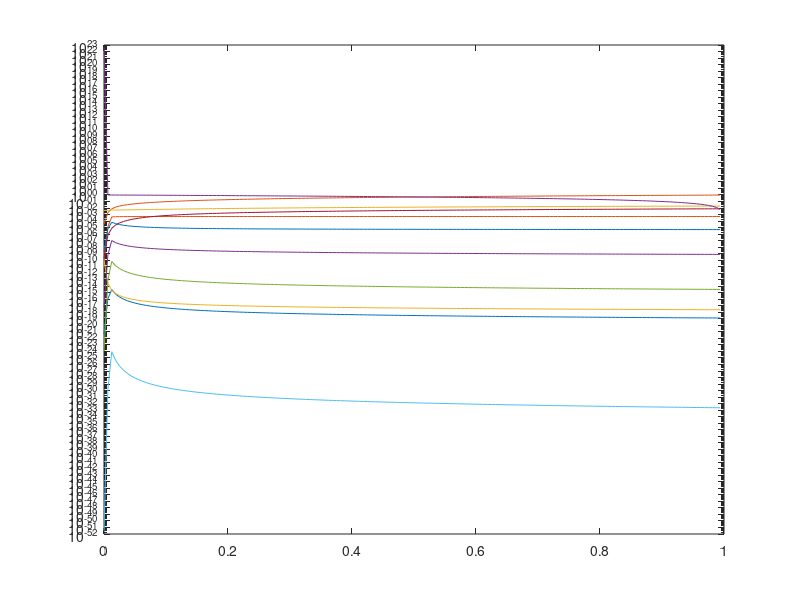

The MATLAB source for this figure: (Note: this script raises an error after producing the figure.)



f_1  = 1E-25 : 0.00625: 0.99999999;

a=[4.41560981524573E-22,1.22524694345152E-16,3.07973962536171E-15,6.26451164025385E-16,2.244246561111E-16,1.07127224880948E-16,6.05577032749261E-17,3.82732806724257E-17,2.61754988887724E-17,1.89799473069082E-17,1.43935056651854E-17,1.13071832045434E-17,9.13778041611726E-18,7.55738960320246E-18,6.37127564535699E-18,5.4583931083639E-18,4.74053751610844E-18,4.16548021949235E-18,3.6973234575995E-18,3.31076559616076E-18,2.98757336695684E-18,2.71434573158122E-18,2.48105823199725E-18,2.28009259092905E-18,2.10557160090448E-18,1.95291802011178E-18,1.81850178768228E-18,1.69942753650138E-18,1.59335931182734E-18,1.49839521998782E-18,1.41297367773117E-18,1.33580248548454E-18,1.26580459148489E-18,1.20207620610467E-18,1.1438541532757E-18,1.09049020135085E-18,1.04143071758269E-18,9.96200419376714E-19,9.54389304688658E-19,9.15642068774635E-19,8.79649480065699E-19,8.46141310231772E-19,8.14880505820526E-19,7.85658357408297E-19,7.58290475393795E-19,7.32613421467022E-19,7.08481876036441E-19,6.8576624590269E-19,6.6435063543555E-19,6.44131119087281E-19,6.25014265014671E-19,6.06915868693465E-19,5.89759862896132E-19,5.73477376397881E-19,5.58005918492322E-19,5.43288670384066E-19,5.2927386763399E-19,5.1591426045324E-19,5.03166640752486E-19,4.90991426624167E-19,4.79352296356896E-19,4.68215865319002E-19,4.57551400006086E-19,4.47330564430092E-19,4.37527194699205E-19,4.28117098234052E-19,4.19077874569179E-19,4.10388755110884E-19,4.02030459571804E-19,3.93985067111849E-19,3.86235900480604E-19,3.78767421661895E-19,3.71565137730395E-19,3.64615515779072E-19,3.57905905931334E-19,3.51424471550643E-19,3.45160125897252E-19,3.39102474542245E-19,3.33241762950832E-19,3.27568828700075E-19,3.22075057868258E-19,3.16752345184661E-19,3.11593057557979E-19,3.06590000670727E-19,3.01736388335718E-19,2.97025814361143E-19,2.92452226681228E-19,2.88009903556172E-19,2.8369343164119E-19,2.79497685764071E-19,2.75417810254869E-19,2.71449201696522E-19,2.67587492968893E-19,2.63828538473757E-19,2.60168400449872E-19,2.56603336273307E-19,2.53129786672722E-19,2.49744364779699E-19,2.46443845944828E-19,2.43225158262378E-19,2.4008537374426E-19,2.37021700092139E-19,2.34031473024943E-19,2.31112149113187E-19,2.28261299086709E-19,2.25476601577833E-19,2.22755837266842E-19,2.20096883402463E-19,2.17497708666906E-19,2.14956368363674E-19,2.12470999902127E-19,2.10039818559742E-19,2.07661113501918E-19,2.05333244040418E-19,2.03054636116289E-19,2.00823778988707E-19,1.98639222119267E-19,1.96499572236096E-19,1.94403490566285E-19,1.92349690226911E-19,1.90336933761979E-19,1.88364030818307E-19,1.86429835949863E-19,1.84533246541955E-19,1.82673200850301E-19,1.80848676143659E-19,1.7905868694855E-19,1.77302283384618E-19,1.75578549589939E-19,1.73886602226754E-19,1.72225589065941E-19,1.70594687643355E-19,1.68993103985037E-19,1.67420071396772E-19,1.65874849314362E-19,1.64356722211118E-19,1.6286499855924E-19,1.61399009842191E-19,1.59958109614853E-19,1.58541672609235E-19,1.57149093882729E-19,1.55779788007245E-19,1.54433188296151E-19,1.53108746067482E-19,1.51805929941774E-19,1.50524225171413E-19,1.49263133001753E-19,1.48022170060403E-19,1.46800867774378E-19,1.45598771813662E-19,1.44415441558742E-19,1.43250449592698E-19,1.4210338121449E-19,1.40973833974351E-19,1.39861417228683E-19,1.38765751714225E-19,1.37686469140587E-19,1.36623211799798E-19,1.35575632192445E-19,1.34543392669199E-19];
b=[5.71229509322657E-11,1.40455169940814E-05,0.000428088696089213,0.000461236848396677,0.000472402481895305,0.000478422418051429,0.000482144090428849,0.000484646871582213,0.000486429281217985,0.00048775288798765,0.000488767747425112,0.000489565830459865,0.000490206464891992,0.000490729517404975,0.000491162690584552,0.000491525782997299,0.000491833287546386,0.000492096035528652,0.000492322269928284,0.000492518365300112,0.000492689322169899,0.000492839113752665,0.00049297093367982,0.000493087375988758,0.000493190573158176,0.000493282273259692,0.000493363950272198,0.000493436836801486,0.000493501975396517,0.00049356025343876,0.000493612430678902,0.00049365916115515,0.00049370101077845,0.000493738471546329,0.00049377197310959,0.000493801892250128,0.000493828560689959,0.000493852271566741,0.000493873284830706,0.000493891831764595,0.000493908118792035,0.000493922330694242,0.000493934633347097,0.000493945176052575,0.000493954093535818,0.000493961507664046,0.000493967528926603,0.000493972257718094,0.000493975785451759,0.000493978195530389,0.000493979564193794,0.000493979961262288,0.000493979450789243,0.000493978091637166,0.000493975937985479,0.000493973039780228,0.000493969443134285,0.000493965190682286,0.000493960321897369,0.000493954873374174,0.000493948879082252,0.000493942370593298,0.00049393537728543,0.000493927926526455,0.000493920043840469,0.000493911753056832,0.000493903076446073,0.000493894034842778,0.000493884647756544,0.00049387493347381,0.00049386490914989,0.000493854590892927,0.000493843993840977,0.000493833132231663,0.000493822019466896,0.000493810668171558,0.000493799090247199,0.000493787296922059,0.000493775298796409,0.000493763105884622,0.000493750727653776,0.000493738173059579,0.000493725450579079,0.000493712568241272,0.000493699533655341,0.000493686354036736,0.000493673036231427,0.000493659586738281,0.000493646011730177,0.000493632317073058,0.000493618508344394,0.000493604590849682,0.000493590569638286,0.000493576449517923,0.000493562235068444,0.000493547930654426,0.000493533540437209,0.000493519068385994,0.000493504518288148,0.000493489893759135,0.000493475198251625,0.000493460435063969,0.00049344560734843,0.000493430718118579,0.000493415770256585,0.000493400766519638,0.000493385709546523,0.000493370601863364,0.000493355445889217,0.000493340243941398,0.000493324998240356,0.000493309710914394,0.000493294384004022,0.000493279019466275,0.000493263619178405,0.000493248184941817,0.000493232718485466,0.000493217221469267,0.000493201695487193,0.000493186142070254,0.00049317056268935,0.000493154958757977,0.000493139331634722,0.000493123682625714,0.000493108012986841,0.000493092323926052,0.000493076616605316,0.000493060892142617,0.0004930451516138,0.000493029396054444,0.00049301362646139,0.00049299784379448,0.000492982048978015,0.000492966242902258,0.000492950426424791,0.000492934600371866,0.000492918765539619,0.000492902922695331,0.000492887072578552,0.000492871215902177,0.000492855353353514,0.000492839485595302,0.000492823613266598,0.000492807736983789,0.000492791857341368,0.00049277597491284,0.000492760090251457,0.000492744203891028,0.000492728316346634,0.000492712428115327,0.000492696539676773,0.000492680651493968,0.000492664764013742,0.000492648877667458,0.000492632992871505,0.000492617110027831,0.00049260122952454,0.000492585351736304,0.000492569477024884,0.000492553605739573];
c=[9.62284704684679E-11,2.65759877457113E-14,2.3952726525157E-15,7.50038324196205E-16,3.66455676827796E-16,2.20077263124338E-16,1.48913624886341E-16,1.08914878411768E-16,8.41319589019741E-17,6.76582620731632E-17,5.61088848848514E-17,4.76663748364119E-17,4.12837432243846E-17,3.63230466217242E-17,3.23773330393356E-17,2.91768747308381E-17,2.65369986742064E-17,2.43276895503476E-17,2.2455167112752E-17,2.08503341289571E-17,1.94613137849965E-17,1.82485006637943E-17,1.71812011720825E-17,1.62353047888711E-17,1.53916184697593E-17,1.46347721701839E-17,1.39522175792135E-17,1.33336887292647E-17,1.27706966916613E-17,1.22561664450381E-17,1.1784158248914E-17,1.13496516640675E-17,1.09483765306377E-17,1.05766795220279E-17,1.02314179109378E-17,9.90987434321234E-18,9.60968796849113E-18,9.32879840834985E-18,9.06539987687806E-18,8.81790338670202E-18,8.58490543853103E-18,8.3651619409951E-18,8.15756637781691E-18,7.96113144057447E-18,7.77497350725329E-18,7.59829946772169E-18,7.43039549525233E-18,7.27061743841959E-18,7.11838256918024E-18,6.97316246939388E-18,6.83447687837314E-18,6.70188835375209E-18,6.57499762359231E-18,6.45343952826278E-18,6.33687946672458E-18,6.22501027612603E-18,6.11754948442922E-18,6.01423688536762E-18,5.91483239257135E-18,5.81911413630909E-18,5.72687677145199E-18,5.63792997005011E-18,5.55209707535499E-18,5.46921389769442E-18,5.38912763503737E-18,5.31169590350548E-18,5.23678586500401E-18,5.16427344088785E-18,5.09404260192281E-18,5.02598472604364E-18,4.95999801656621E-18,4.89598697424753E-18,4.83386191754055E-18,4.7735385459712E-18,4.71493754223681E-18,4.65798420899056E-18,4.60260813697012E-18,4.54874290125015E-18,4.49632578296709E-18,4.44529751399381E-18,4.39560204243124E-18,4.34718631699565E-18,4.30000008844909E-18,4.25399572664178E-18,4.20912805166824E-18,4.16535417794956E-18,4.12263337002015E-18,4.08092690912138E-18,4.04019796955951E-18,4.00041150408039E-18,3.96153413744849E-18,3.92353406761474E-18,3.88638097380066E-18,3.85004593093171E-18,3.81450132999693E-18,3.77972080374181E-18,3.74567915738212E-18,3.71235230390791E-18,3.67971720360982E-18,3.64775180754707E-18,3.61643500463629E-18,3.58574657209043E-18,3.55566712899587E-18,3.52617809274729E-18,3.49726163818055E-18,3.46890065919586E-18,3.44107873268022E-18,3.41378008460289E-18,3.38698955809662E-18,3.36069258342308E-18,3.3348751496669E-18,3.30952377806087E-18,3.28462549682986E-18,3.26016781744032E-18,3.2361387121937E-18,3.21252659303565E-18,3.18932029154688E-18,3.16650904000962E-18,3.14408245348984E-18,3.12203051288509E-18,3.1003435488539E-18,3.07901222659938E-18,3.05802753143925E-18,3.03738075510894E-18,3.01706348278384E-18,2.99706758073071E-18,2.97738518460896E-18,2.95800868832438E-18,2.93893073345839E-18,2.9201441991932E-18,2.90164219274277E-18,2.88341804023253E-18,2.86546527802039E-18,2.84777764442688E-18,2.83034907185456E-18,2.81317367927451E-18,2.79624576506034E-18,2.77955980015185E-18,2.76311042152798E-18,2.74689242597735E-18,2.73090076414493E-18,2.71513053484862E-18,2.6995769796427E-18,2.68423547761951E-18,2.66910154044359E-18,2.65417080758915E-18,2.63943904179534E-18,2.62490212470435E-18,2.61055605268782E-18,2.59639693285225E-18,2.58242097920182E-18,2.56862450897174E-18,2.55500393910077E-18,2.54155578285728E-18,2.52827664659605E-18,2.51516322664731E-18,2.50221230633189E-18,2.48942075309315E-18,2.47678551574308E-18,2.46430362181376E-18];
d=[5.06957011499489E-18,6.56620893405237E-10,1.00335799342179E-07,4.87565267622405E-08,2.98890842402371E-08,2.09134943491994E-08,1.5846257179991E-08,1.2663052664387E-08,1.05107171256588E-08,8.97454635220781E-09,7.83160880416673E-09,6.95269962363841E-09,6.25841772900872E-09,5.69761686374163E-09,5.23604923200672E-09,4.85002372334127E-09,4.52269047982296E-09,4.24177432201126E-09,3.99814332514829E-09,3.78487726069895E-09,3.5966451676387E-09,3.42927966407269E-09,3.27947969567738E-09,3.14459905666637E-09,3.02249038750523E-09,2.91140530788259E-09,2.80989074038263E-09,2.71673981600212E-09,2.63093980110218E-09,2.55163483354877E-09,2.47809686346513E-09,2.40970278039326E-09,2.34591625191842E-09,2.28627318635792E-09,2.2303700074482E-09,2.17785412979666E-09,2.12841617023065E-09,2.08178353856223E-09,2.03771513225462E-09,1.99599692023121E-09,1.95643824752856E-09,1.91886872742149E-09,1.88313561558306E-09,1.84910158120358E-09,1.81664280721802E-09,1.78564736435463E-09,1.75601381418828E-09,1.72765000448225E-09,1.70047202678587E-09,1.67440331126715E-09,1.64937383830364E-09,1.62531944960011E-09,1.60218124448701E-09,1.57990504942515E-09,1.55844095050879E-09,1.5377428804629E-09,1.5177682528489E-09,1.49847763730655E-09,1.47983447055502E-09,1.46180479865689E-09,1.44435704664889E-09,1.42746181223276E-09,1.41109168061197E-09,1.39522105801187E-09,1.37982602171451E-09,1.3648841847137E-09,1.35037457336262E-09,1.33627751658167E-09,1.32257454536312E-09,1.30924830147519E-09,1.29628245440198E-09,1.28366162565052E-09,1.27137131968599E-09,1.25939786081462E-09,1.24772833544146E-09,1.23635053914886E-09,1.22525292815883E-09,1.21442457474208E-09,1.2038551262134E-09,1.19353476717183E-09,1.18345418469483E-09,1.17360453622797E-09,1.16397741990458E-09,1.1545648471107E-09,1.14535921707936E-09,1.13635329335396E-09,1.12754018194541E-09,1.11891331106456E-09,1.11046641227775E-09,1.1021935029816E-09,1.09408887008422E-09,1.08614705480347E-09,1.07836283848823E-09,1.07073122937804E-09,1.06324745024866E-09,1.0559069268475E-09,1.04870527708367E-09,1.04163830090538E-09,1.03470197081101E-09,1.02789242295681E-09,1.0212059488111E-09,1.01463898731552E-09,1.00818811752619E-09,1.00185005168739E-09,9.95621628720062E-10,9.89499808090307E-10,9.8348166403235E-10,9.77564380105612E-10,9.71745244058025E-10,9.66021642982217E-10,9.60391058738526E-10,9.54851063632656E-10,9.49399316329771E-10,9.44033557988396E-10,9.38751608604427E-10,9.33551363546374E-10,9.2843079027652E-10,9.23387925241851E-10,9.18420870924842E-10,9.13527793048037E-10,9.08706917917782E-10,9.03956529904654E-10,8.99274969048764E-10,8.94660628781887E-10,8.9011195376558E-10,8.85627437829228E-10,8.81205622013624E-10,8.76845092702189E-10,8.72544479846435E-10,8.6830245527078E-10,8.64117731059402E-10,8.59989058016244E-10,8.55915224196449E-10,8.51895053504749E-10,8.47927404357153E-10,8.4401116840289E-10,8.40145269303036E-10,8.36328661563624E-10,8.32560329419244E-10,8.28839285765838E-10,8.25164571139005E-10,8.2153525273722E-10,8.17950423485367E-10,8.14409201138387E-10,8.10910727423233E-10,8.07454167214578E-10,8.04038707747207E-10,8.00663557858624E-10,7.97327947263261E-10,7.9403112585688E-10,7.90772363046808E-10,7.87550947111876E-10,7.84366184584465E-10,7.81217399659752E-10,7.78103933626102E-10,7.750251443181E-10,7.7198040559137E-10,7.68969106816545E-10,7.65990652393133E-10,7.6304446128097E-10];
e=[1.23416505006684E-24,8.42041073376613E-14,6.45089064701667E-11,1.4137842376268E-11,5.18745876899139E-12,2.50774455039022E-12,1.42862472641981E-12,9.07596939653E-13,6.22997919908504E-13,4.52967216171672E-13,3.44223916890016E-13,2.70855367332781E-13,2.19175330916517E-13,1.81462091541317E-13,1.53117095853602E-13,1.31275303945152E-13,1.1408207857659E-13,1.00296750265577E-13,8.90653638273054E-14,7.9785281522047E-14,7.20217464252184E-14,6.54549130954454E-14,5.98453194810521E-14,5.5010841209089E-14,5.08108780775113E-14,4.71358605648039E-14,4.38988419712112E-14,4.10304365613241E-14,3.8474637532105E-14,3.61858248171397E-14,3.41265258409232E-14,3.22657204659386E-14,3.05775441493096E-14,2.90402859195154E-14,2.76356069761682E-14,2.63479260733569E-14,2.51639321773712E-14,2.40721951110879E-14,2.30628522681582E-14,2.21273548429047E-14,2.12582609729586E-14,2.04490661105168E-14,1.96940631440317E-14,1.89882264290633E-14,1.83271151592249E-14,1.77067924619999E-14,1.71237573514907E-14,1.65748872449168E-14,1.60573892033941E-14,1.55687584066491E-14,1.51067426571652E-14,1.46693119276054E-14,1.42546321446571E-14,1.38610425462245E-14,1.34870360618079E-14,1.31312422616156E-14,1.27924124944728E-14,1.246940689737E-14,1.2161183010231E-14,1.18667857719365E-14,1.15853387077633E-14,1.13160361481137E-14,1.10581363414133E-14,1.08109553452334E-14,1.05738615958933E-14,1.03462710710007E-14,1.01276429716216E-14,9.9174758608136E-15,9.71530420368207E-15,9.52069526158823E-15,9.33324629945219E-15,9.1525820700889E-15,8.97835254453508E-15,8.81023086087556E-15,8.64791146786555E-15,8.49110844195776E-15,8.33955395968026E-15,8.1929969087687E-15,8.05120162386799E-15,7.91394673394096E-15,7.78102411022885E-15,7.6522379048661E-15,7.52740367093934E-15,7.4063475564733E-15,7.2889055650127E-15,7.17492287669342E-15,7.06425322394868E-15,6.95675831711738E-15,6.8523073151361E-15,6.75077633743133E-15,6.65204801326154E-15,6.55601106532553E-15,6.46255992457993E-15,6.37159437354332E-15,6.28301921590406E-15,6.19674396989661E-15,6.11268258375878E-15,6.03075317133676E-15,5.9508777661687E-15,5.87298209267182E-15,5.79699535299734E-15,5.72285002832118E-15,5.65048169354345E-15,5.57982884421733E-15,5.51083273490951E-15,5.44343722806697E-15,5.37758865260183E-15,5.31323567152498E-15,5.25032915790001E-15,5.18882207859122E-15,5.12866938517469E-15,5.06982791155629E-15,5.01225627780738E-15,4.95591479976523E-15,4.90076540405042E-15,4.84677154806181E-15,4.7938981446883E-15,4.74211149136555E-15,4.69137920319671E-15,4.64167014990408E-15,4.59295439630566E-15,4.54520314614765E-15,4.49838868903935E-15,4.45248435028397E-15,4.40746444348354E-15,4.36330422564756E-15,4.31997985476583E-15,4.27746834957242E-15,4.23574755148216E-15,4.19479608847149E-15,4.15459334085933E-15,4.11511940882705E-15,4.07635508160081E-15,4.03828180818971E-15,4.0008816695904E-15,3.96413735237499E-15,3.92803212358054E-15,3.89254980683161E-15,3.85767475961702E-15,3.82339185166745E-15,3.78968644436169E-15,3.75654437112088E-15,3.72395191871567E-15,3.69189580945148E-15,3.66036318418888E-15,3.62934158612732E-15,3.59881894535545E-15,3.56878356408332E-15,3.53922410254765E-15,3.51012956555551E-15,3.48148928960755E-15,3.45329293061534E-15,3.4255304521298E-15,3.39819211410586E-15,3.37126846213701E-15,3.34475031715646E-15,3.3186287655828E-15,3.29289514987586E-15,3.26754105949471E-15,3.24255832222707E-15];
fvar=[3.33382226668803E-52,1.55189562248025E-30,9.10825782662013E-25,4.37484052553917E-26,5.88986406294717E-27,1.37645667546324E-27,4.46716795092463E-28,1.80294301912029E-28,8.49511278160605E-29,4.4908598022667E-29,2.59345095782936E-29,1.60572381247953E-29,1.05142741725959E-29,7.20722001963891E-30,5.13148805573125E-30,3.77191607127661E-30,2.84859564884188E-30,2.20175848612473E-30,1.73625555544398E-30,1.39328999746969E-30,1.13533297568303E-30,9.37735714655193E-31,7.83892185905275E-31,6.62357606215819E-31,5.65079244708608E-31,4.86293916518478E-31,4.21795637424968E-31,3.68475173006047E-31,3.24000014637074E-31,2.86597837027634E-31,2.5490603190937E-31,2.27865559769061E-31,2.04645010051366E-31,1.84585563463254E-31,1.67160619149421E-31,1.51945844828037E-31,1.38596724857887E-31,1.2683156325016E-31,1.16418497477813E-31,1.07165490620722E-31,9.89125559248862E-32,9.15256693517069E-32,8.48919691948616E-32,7.89159446521023E-32,7.3516390042964E-32,6.8623955897336E-32,6.41791684802727E-32,6.01308192737932E-32,5.64346484226509E-32,5.30522630699474E-32,4.99502444425003E-32,4.7099407377238E-32,4.4474183586309E-32,4.20521058477973E-32,3.98133748778669E-32,3.77404942464173E-32,3.58179615168558E-32,3.40320060334286E-32,3.23703655586807E-32,3.08220953890283E-32,2.93774047152244E-32,2.8027515920078E-32,2.676454324588E-32,2.55813878756773E-32,2.44716469635233E-32,2.34295345541099E-32,2.24498126663453E-32,2.15277310895584E-32,2.06589746674776E-32,1.98396170345294E-32,1.9066079926398E-32,1.83350973165961E-32,1.76436837426587E-32,1.6989106276353E-32,1.63688596717572E-32,1.5780644288413E-32,1.52223464456038E-32,1.46920209082302E-32,1.41878752469535E-32,1.37082558483512E-32,1.32516353811572E-32,1.28166015497483E-32,1.24018469862355E-32,1.20061601536049E-32,1.16284171461071E-32,1.12675742885697E-32,1.09226614469701E-32,1.05927759747513E-32,1.02770772264942E-32,9.97478157996448E-33,9.68515791357243E-33,9.40752349292108E-33,9.14124022479049E-33,8.88571124168745E-33,8.64037778493428E-33,8.4047163561855E-33,8.17823611222717E-33,7.96047647946161E-33,7.75100496722637E-33,7.54941516164675E-33,7.35532488311828E-33,7.16837449245031E-33,6.98822533245403E-33,6.81455829246888E-33,6.64707248526609E-33,6.48548402630927E-33,6.32952490647469E-33,6.1789419503133E-33,6.03349585241563E-33,5.89296028547737E-33,5.75712107391524E-33,5.62577542773847E-33,5.49873123170383E-33,5.37580638523031E-33,5.25682818910831E-33,5.14163277513092E-33,5.03006457543058E-33,4.92197582830164E-33,4.8172261177053E-33,4.71568194394638E-33,4.61721632303888E-33,4.52170841272159E-33,4.42904316305614E-33,4.33911098977254E-33,4.25180746881322E-33,4.16703305034443E-33,4.08469279105657E-33,4.00469610321193E-33,3.92695651947233E-33,3.85139147221411E-33,3.77792208645636E-33,3.70647298537182E-33,3.63697210756534E-33,3.56935053530267E-33,3.50354233295208E-33,3.43948439495758E-33,3.37711630270598E-33,3.31638018971091E-33,3.25722061455355E-33,3.19958444109586E-33,3.14342072547914E-33,3.08868060950073E-33,3.03531721992934E-33,2.98328557340959E-33,2.93254248661313E-33,2.88304649126707E-33,2.83475775382986E-33,2.7876379994594E-33,2.74165044005586E-33,2.69675970613373E-33,2.65293178225384E-33,2.61013394587225E-33,2.56833470932323E-33,2.52750376483051E-33,2.48761193231098E-33,2.44863110983968E-33,2.4105342266249E-33,2.37329519833178E-33,2.33688888463904E-33,2.30129104888731E-33];
g=[1.93798807214823E-10,7.01722283112708E-07,7.78573695036736E-06,2.48640132047672E-05,0.000050890091151895,8.47382529760002E-05,0.000125233421798239,0.000171225116979803,0.000221663242366966,0.000275634670851131,0.000332370939739187,0.000391239377042999,0.00045172654755494,0.000513419565024655,0.000575988231465483,0.000639169306820417,0.000702753277635063,0.000766573527597051,0.000830497617909305,0.000894420333101331,0.00095825816298554,0.00102194493347588,0.00108542834753593,0.00114866724335717,0.00121163104669834,0.00127429129610165,0.00133663073206941,0.00139863492957993,0.00146029329856944,0.00152159836279361,0.00158254517658184,0.0016431308509615,0.00170335416805487,0.0017632152660063,0.00182271538111638,0.00188185663622156,0.00194064186662911,0.0019990744767519,0.00205715832177038,0.00211489760990348,0.00217229682148799,0.00222936064220144,0.00228609390756642,0.00234250155723471,0.00239858859705416,0.00245436006781761,0.00250982101946144,0.00256497648994026,0.0026198314877931,0.00267439097808901,0.00272865987094173,0.00278264301231685,0.00283634517676173,0.00288977106165215,0.00294292528283408,0.0029958123713334,0.00304843677102448,0.00310080283705952,0.00315291483496943,0.00320477694027917,0.00325639323860773,0.00330776772609152,0.00335890431017068,0.00340980681058341,0.00346047896057422,0.00351092440826449,0.00356114671816577,0.00361114937277406,0.00366093577424277,0.00371050924613056,0.00375987303515224,0.0038090303129865,0.00385798417808021,0.0039067376574628,0.00395529370852465,0.00400365522083582,0.00405182501788485,0.00409980585883861,0.0041476004402398,0.00419521139770486,0.00424264130757866,0.00428989268851588,0.00433696800309187,0.00438386965931861,0.004430600012158,0.0044771613649613,0.0045235559709266,0.00456978603444554,0.00461585371246775,0.00466176111579374,0.00470751031036354,0.00475310331846648,0.00479854211993486,0.0048438286533332,0.00488896481703702,0.00493395247036077,0.00497879343460099,0.0050234894940506,0.00506804239700844,0.00511245385673221,0.00515672555237073,0.00520085912988096,0.00524485620288151,0.0052887183535209,0.00533244713329428,0.00537604406383289,0.00541951063769193,0.00546284831908417,0.0055060585446198,0.00554914272399791,0.00559210224069667,0.00563493845263223,0.00567765269279401,0.00572024626988003,0.00576272046888072,0.00580507655168505,0.00584731575763147,0.00588943930406062,0.00593144838685643,0.00597334418095174,0.00601512784084519,0.00605680050107913,0.00609836327670955,0.00613981726378162,0.00618116353975042,0.00622240316394505,0.00626353717795678,0.00630456660607713,0.00634549245566965,0.00638631571757599,0.00642703736647419,0.00646765836125239,0.00650817964535922,0.00654860214714869,0.00658892678021384,0.00662915444371188,0.0066692860226803,0.0067093223883426,0.00674926439841052,0.00678911289737186,0.00682886871677854,0.00686853267551488,0.00690810558006914,0.00694758822479857,0.00698698139217161,0.00702628585303267,0.00706550236682522,0.00710463168183705,0.00714367453542895,0.00718263165424757,0.00722150375445755,0.00726029154193556,0.00729899571249169,0.00733761695205851,0.00737615593689242,0.00741461333376555,0.00745298980014781,0.00749128598438982,0.00752950252589833,0.0075676400553151];
h=[1.63387592989255E-09,6.69397760026326E-06,6.56476636428681E-05,3.99162962001091E-05,2.87725745473077E-05,2.27521291257369E-05,1.90193481963937E-05,1.64992471078831E-05,1.46954073283553E-05,1.33474814095357E-05,1.23062073799931E-05,1.14801669209771E-05,1.08104336207698E-05,1.02574401274608E-05,9.79371097348319E-06,9.39962200245455E-06,9.06081542874843E-06,8.7665653321643E-06,8.50871133046826E-06,8.2809438658604E-06,8.07831369245485E-06,7.89688811319447E-06,7.73350551951007E-06,7.58559715432479E-06,7.45105241554455E-06,7.32813445968139E-06,7.21538392974655E-06,7.11157752726803E-06,7.01567975590499E-06,6.92680845661983E-06,6.84420761269437E-06,6.76722570812424E-06,6.69529836679674E-06,6.62793432218802E-06,6.56470399888773E-06,6.50523015883229E-06,6.44918019150241E-06,6.39625972213481E-06,6.34620728356391E-06,6.29878985155181E-06,6.25379908546024E-06,6.21104814777537E-06,6.17036900188347E-06,6.13161010612197E-06,6.09463443841683E-06,6.05931779754885E-06,6.02554733702582E-06,5.99322029530407E-06,5.96224289251648E-06,5.93252936869306E-06,5.90400114291327E-06,5.87658607599142E-06,5.85021782213068E-06,5.8248352573562E-06,5.80038197425542E-06,5.77680583429312E-06,5.75405857018067E-06,5.73209543189032E-06,5.71087487083051E-06,5.69035825748601E-06,5.67050962843826E-06,5.65129545928987E-06,5.63268446041701E-06,5.61464739294203E-06,5.59715690263403E-06,5.58018736970442E-06,5.56371477277472E-06,5.54771656547587E-06,5.5321715643208E-06,5.51705984667857E-06,5.50236265780145E-06,5.48806232596952E-06,5.47414218495472E-06,5.46058650305759E-06,5.44738041810446E-06,5.43450987779008E-06,5.42196158489265E-06,5.4097229468864E-06,5.39778202954915E-06,5.38612751419478E-06,5.37474865820808E-06,5.36363525859963E-06,5.35277761828254E-06,5.34216651487202E-06,5.33179317176579E-06,5.32164923132728E-06,5.31172672997814E-06,5.30201807506648E-06,5.2925160233446E-06,5.28321366093423E-06,5.27410438466175E-06,5.26518188465425E-06,5.25644012809844E-06,5.24787334406295E-06,5.23947600932807E-06,5.23124283511225E-06,5.22316875465862E-06,5.21524891160326E-06,5.20747864906526E-06,5.19985349941889E-06,5.19236917468837E-06,5.1850215575214E-06,5.17780669271279E-06,5.17072077922102E-06,5.16376016266141E-06,5.15692132823197E-06,5.15020089404878E-06,5.14359560486154E-06,5.13710232612186E-06,5.13071803838788E-06,5.12443983203454E-06,5.11826490225728E-06,5.11219054434682E-06,5.10621414921822E-06,5.10033319917918E-06,5.09454526392151E-06,5.08884799672449E-06,5.08323913085525E-06,5.07771647615262E-06,5.07227791578856E-06,5.06692140319044E-06,5.06164495912104E-06,5.05644666890224E-06,5.05132467977437E-06,5.04627719838857E-06,5.04130248841633E-06,5.03639886827911E-06,5.03156470898066E-06,5.02679843204755E-06,5.02209850756277E-06,5.01746345229227E-06,5.01289182789826E-06,5.00838223923385E-06,5.00393333271609E-06,4.99954379477175E-06,4.99521235035336E-06,4.99093776152056E-06,4.98671882608515E-06,4.98255437631427E-06,4.97844327769063E-06,4.97438442772586E-06,4.97037675482588E-06,4.96641921720252E-06,4.96251080183287E-06,4.95865052346168E-06,4.95483742364425E-06,4.95107056983079E-06,4.94734905448682E-06,4.94367199424976E-06,4.94003852912067E-06,4.93644782168593E-06,4.93289905637398E-06,4.92939143873668E-06,4.92592419476357E-06,4.92249657021968E-06,4.91910783000993E-06,4.91575725756955E-06,4.91244415427554E-06,4.9091678388823E-06,4.90592764697719E-06];
ivar=[3.26339648863391E-05,0.00197409143406105,0.00755347733272433,0.0137288966295194,0.0199117422479164,0.026083544965138,0.0322436534900583,0.0383932561132519,0.0445338940157372,0.0506670978546349,0.0567942355084336,0.0629164715647149,0.0690347717898804,0.0751499250559896,0.0812625701604728,0.0873732219036852,0.0934822941748546,0.099590119432359,0.105696964705328,0.111803044536384,0.117908531359601,0.12401356378518,0.130118253202034,0.136222689040599,0.142327101473011,0.148431210132543,0.154535243060407,0.160639235654547,0.166743215681891,0.172847204633825,0.178951218871797,0.185055270529376,0.191159368279168,0.19726351794318,0.203367723003659,0.209471985023941,0.215576303992642,0.221680678613502,0.227785106542211,0.233889584587876,0.239994108870417,0.246098674970964,0.25220327803316,0.258307912869257,0.264412574034268,0.270517255895704,0.276621952686518,0.282726658558136,0.288831367609508,0.294936073928185,0.30104077161251,0.307145454793402,0.313250117655909,0.31935475444979,0.325459359504775,0.331563927238291,0.337668452164268,0.343772928898067,0.349877352162414,0.35598171678897,0.362086017722991,0.368190250021448,0.374294408857167,0.380398489517406,0.386502487403302,0.392606398028783,0.39871021702088,0.404813940117458,0.410917563164981,0.417021082118558,0.42312449303748,0.429227792084706,0.435330975524464,0.441434039720824,0.447536981132647,0.453639796315311,0.459742481914849,0.465845034667896,0.471947451397277,0.478049729011692,0.484151864504237,0.490253854946121,0.496355697488928,0.502457389359621,0.50855892786022,0.514660310362965,0.520761534312999,0.526862597221675,0.532963496667332,0.539064230291689,0.545164795800778,0.551265190960333,0.557365413593945,0.563465461585443,0.5695653328712,0.575665025443643,0.581764537347894,0.587863866678889,0.593963011582169,0.600061970251184,0.606160740925859,0.612259321893063,0.618357711482225,0.62445590806675,0.630553910062002,0.636651715923014,0.642749324145493,0.648846733262572,0.654943941845707,0.661040948501947,0.667137751874074,0.673234350639317,0.679330743507579,0.6854269292225,0.691522906557847,0.697618674319761,0.70371423134362,0.70980957649362,0.71590470866309,0.721999626771976,0.728094329768223,0.734188816625667,0.740283086342863,0.746377137944779,0.752470970478449,0.758564583016914,0.764657974653836,0.770751144507282,0.776844091715453,0.7829368154392,0.789029314859044,0.79512158917613,0.801213637611204,0.807305459404284,0.813397053814084,0.819488420117574,0.825579557609522,0.831670465601816,0.837761143423522,0.843851590419997,0.849941805953265,0.856031789400536,0.862121540154351,0.868211057622859,0.874300341227632,0.880389390406027,0.886478204608094,0.892566783297912,0.898655125953309,0.904743232064045,0.910831101133895,0.916918732677664,0.923006126223325,0.929093281309924,0.935180197488199,0.941266874320519,0.94735331138,0.953439508250515,0.959525464526212,0.965611179812309];
jvar=[0.00425000028082511,0.00427247270506184,0.00490785511849214,0.00499165645499996,0.00506042874655356,0.00513714150703185,0.00522370675076816,0.0053194395372731,0.00542298617357093,0.00553291213618258,0.00564790524854547,0.00576683792923142,0.00588877218040314,0.00601294195285419,0.00613872835311125,0.00626563456336922,0.00639326327079649,0.00652129747129896,0.00664948463805958,0.00677762389158836,0.00690555570430167,0.00703315368159841,0.00716031801490087,0.00728697026767854,0.00741305248694571,0.00753851036927147,0.00766331160444906,0.00778742918953333,0.00791084350670103,0.00803354093325187,0.00815551271637849,0.00827675405825828,0.00839726337119764,0.00851704166878542,0.00863609206749359,0.00875441937763901,0.00887202976695514,0.0089889304835653,0.0091051296273941,0.0092206359614824,0.00933545875585327,0.009449607658778,0.00956309258988643,0.00967592365222912,0.00978811105940373,0.00989966507562887,0.0100105959663592,0.0101209139579575,0.0102306292044959,0.0103397517611019,0.0104482915622576,0.0105562584045283,0.0106636619330006,0.0107705116306384,0.010876816810328,0.0109825866089711,0.0110878299834219,0.0111925557078776,0.0112967723725548,0.0114004883833446,0.0115037119623918,0.0116064511492827,0.0117087138029236,0.0118105076038043,0.011911840056664,0.012012718493456,0.0121131500765777,0.0122131418022434,0.0123127005039967,0.0124118328563586,0.012510545378467,0.0126088444378186,0.0127067362539923,0.0128042269023831,0.0129013223178551,0.0129980282984675,0.0130943505090324,0.0131902944847095,0.013285865634469,0.0133810692445507,0.0134759104818309,0.0135703943970394,0.0136645259280298,0.0137583099028575,0.0138517510428488,0.0139448539655184,0.0140376231875212,0.0141300631273789,0.0142221781082406,0.0143139723604974,0.0144054500243869,0.0144966151524379,0.0145874717118811,0.0146780235870497,0.0147682745815573,0.0148582284205729,0.0149478887529249,0.0150372591531467,0.015126343123511,0.0152151440959506,0.0153036654339365,0.0153919104343249,0.0154798823290763,0.0155675842870031,0.0156550194154141,0.0157421907617031,0.0158291013149342,0.0159157540073179,0.0160021517156992,0.0160882972629482,0.0161741934193482,0.0162598429039202,0.0163452483857005,0.0164304124850172,0.0165153377746638,0.0166000267811171,0.0166844819856445,0.0167687058254141,0.016852700694582,0.0169364689453075,0.0170200128887917,0.0171033347962368,0.0171864368997904,0.0172693213934994,0.0173519904341556,0.0174344461422269,0.0175166906026364,0.0175987258656422,0.0176805539475831,0.0177621768316936,0.0178435964688233,0.0179248147781862,0.0180058336480644,0.0180866549364994,0.018167280471962,0.0182477120540043,0.0183279514538938,0.018408000415227,0.0184878606545351,0.0185675338618617,0.0186470217013399,0.0187263258117312,0.0188054478069694,0.0188843892766922,0.0189631517867268,0.0190417368796213,0.0191201460750911,0.0191983808705113,0.0192764427413751,0.0193543331417201,0.019432053504594,0.0195096052424437,0.0195869897475584,0.0196642083924494,0.019741262530253,0.0198181534951156,0.019894882602558,0.0199714511498427,0.0200478604163249,0.0201241116638111];
p_IG=[4.28263506264941E+22,0.99373586933976,0.987038346359994,0.980753421173747,0.974475733988002,0.968193938638715,0.9619063278164,0.955614946704869,0.949320329966474,0.943023249273318,0.936724407910036,0.930424398821237,0.924123706640824,0.917822720934569,0.911521751706024,0.905221044021205,0.89892079068029,0.892621142743784,0.886322218070307,0.880024108151929,0.873726883545241,0.867430598171715,0.861135292718995,0.854840997332131,0.848548650421601,0.842256276672842,0.835964990608231,0.82967479052475,0.823385673134215,0.817097633628998,0.810810665998586,0.804524763156871,0.798239917198197,0.791956119531789,0.785673361038741,0.779391632202357,0.773110923204498,0.766831224024655,0.760552524508844,0.754274814442522,0.747998083577438,0.741722321714735,0.735447518697395,0.729173664469886,0.722900749083259,0.716628762721702,0.710357695709266,0.704087538537558,0.697818281849384,0.69154991646716,0.685282433385745,0.679015823774815,0.672750078987781,0.666485190552681,0.660221150178622,0.653957949750341,0.647695581328669,0.641434037146089,0.635173309606641,0.628913391279589,0.622654274900329,0.616395953361107,0.610138419713345,0.603881667161206,0.597625689057626,0.591370478900196,0.585116030329627,0.578862337124664,0.572609393197616,0.56635719259334,0.560105729482212,0.553854998158847,0.547604993038337,0.541355708653861,0.535107139650016,0.528859280784546,0.522612126920955,0.516365673028163,0.51011991417521,0.503874845530633,0.497630462360397,0.491386760021017,0.485143733961583,0.478901379718333,0.472659692913973,0.466418669252735,0.460178304522413,0.453938594587824,0.447699535391114,0.441461122948205,0.435223353349056,0.428986222753365,0.422749727388701,0.416513863551764,0.410278627602024,0.404044015963854,0.397810025123464,0.391576651626381,0.385343892077452,0.379111743138454,0.37288020152663,0.366649264014375,0.360418927425976,0.354189188637924,0.347960044577114,0.341731492219009,0.335503528587615,0.329276150753156,0.323049355831978,0.316823140984584,0.310597503415154,0.304372440370349,0.298147949137951,0.291924027046777,0.285700671464553,0.27947787979833,0.273255649492617,0.267033978028716,0.260812862924307,0.254592301731982,0.248372292039239,0.242152831467198,0.235933917669734,0.229715548333519,0.223497721176156,0.217280433946908,0.21106368442461,0.204847470418301,0.198631789765563,0.192416640332749,0.186202020013752,0.179987926729822,0.17377435842887,0.167561313084971,0.16134878869781,0.155136783292177,0.148925294917464,0.142714321647142,0.136503861578372,0.130293912831464,0.124084473549546,0.117875541897959,0.111667116063921,0.105459194256183,0.0992517747044023,0.0930448556590718,0.0868384353908122,0.0806325121901929,0.0744270843673525,0.0682221502515123,0.0620177081908266,0.0558137565518326,0.0496102937192948,0.04340731809576,0.0372048281013014,0.0310028221732113,0.0248012987656715,0.0186002563494732,0.0123996934117273,0.00619960845559711];



figure(1);

a1 = semilogy(f_1,a);
hold on;
a2 = semilogy(f_1,b);
a3 = semilogy(f_1,c);
a4 = semilogy(f_1,d);
a5 = semilogy(f_1,e);
a6 = semilogy(f_1,fvar);
a7 = semilogy(f_1,g);
a8 = semilogy(f_1,h);
a9 = semilogy(f_1,ivar);
a10 = semilogy(f_1,jvar);
a11 = semilogy(f_1,p_IG);


text(f_1(end), a(end), 'P_{Cl_{2}}', 'Color', a1.Color, 'HorizontalAlignment', 'center');
text(f_1(end), b(end), 'P_{GaCl}', 'Color', a2.Color, 'VerticalAlignment', 'bottom');
text(f_1(end), c(end), 'P_{O_{2}}', 'Color', a3.Color, 'HorizontalAlignment', 'center');

text(f_1(end), d(end), 'P_{GaCl_{2}}', 'Color', a4.Color, 'VerticalAlignment', 'bottom','FontSize', 8);

text(f_1(end), e(end), 'P_{GaCl_{3}}', 'Color', a5.Color, 'HorizontalAlignment', 'center','FontSize', 8);

text(f_1(end), fvar(end), 'P_{(GaCl_{3})_{2}}', 'Color', a6.Color, 'HorizontalAlignment', 'right');

text(f_1(end), g(end), 'P_{Ga_{2}O}', 'Color', a7.Color, 'HorizontalAlignment', 'right','FontSize', 7);

text(f_1(end), h(end), 'P_{HCl}', 'Color', a8.Color, 'VerticalAlignment', 'baseline','FontSize', 8);

text(f_1(end), ivar(end), 'P_{H_{2}}', 'Color', a9.Color, 'VerticalAlignment', 'bottom','FontSize', 7);



text(f_1(end), jvar(end), 'P_{H_{2}O}', 'Color', a10.Color, 'HorizontalAlignment', 'center','FontSize', 6);

text(f_1(end), p_IG(end), 'P_{IG}', 'Color', a11.Color, 'VerticalAlignment', 'middle','FontSize', 8);


legend([a1; a2; a3; a4; a5; a6; a7; a8; a9; a10; a11], ["P_{Cl_{2}}", "P_{GaCl}", "P_{O_{2}}", "P_{GaCl_{2}}", "P_{GaCl_{3}}", "P_{(GaCl_{3})_{2}}", "P_{Ga_{2}O}", "P_{HCl}", "P_{H_{2}}", "P_{H_{2}O}", "P_{IG}"],'Location', 'southeastoutside')



%legend([a1], [M1]);

xticks(0:0.2:1); 

xlim([0 1]);
ylim([10^-25 1]);
hold off;
